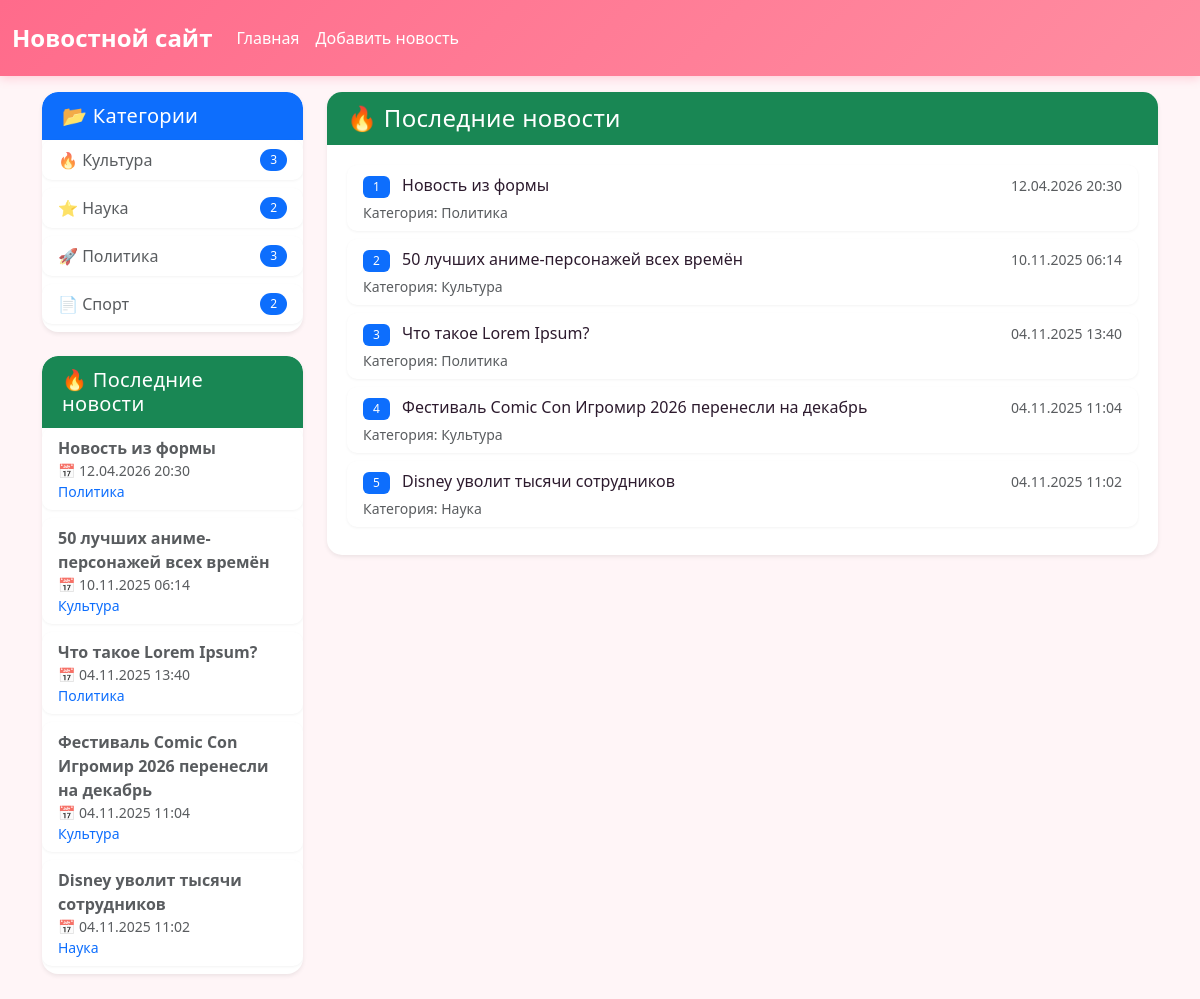
Page /last/ on the earlier database version.
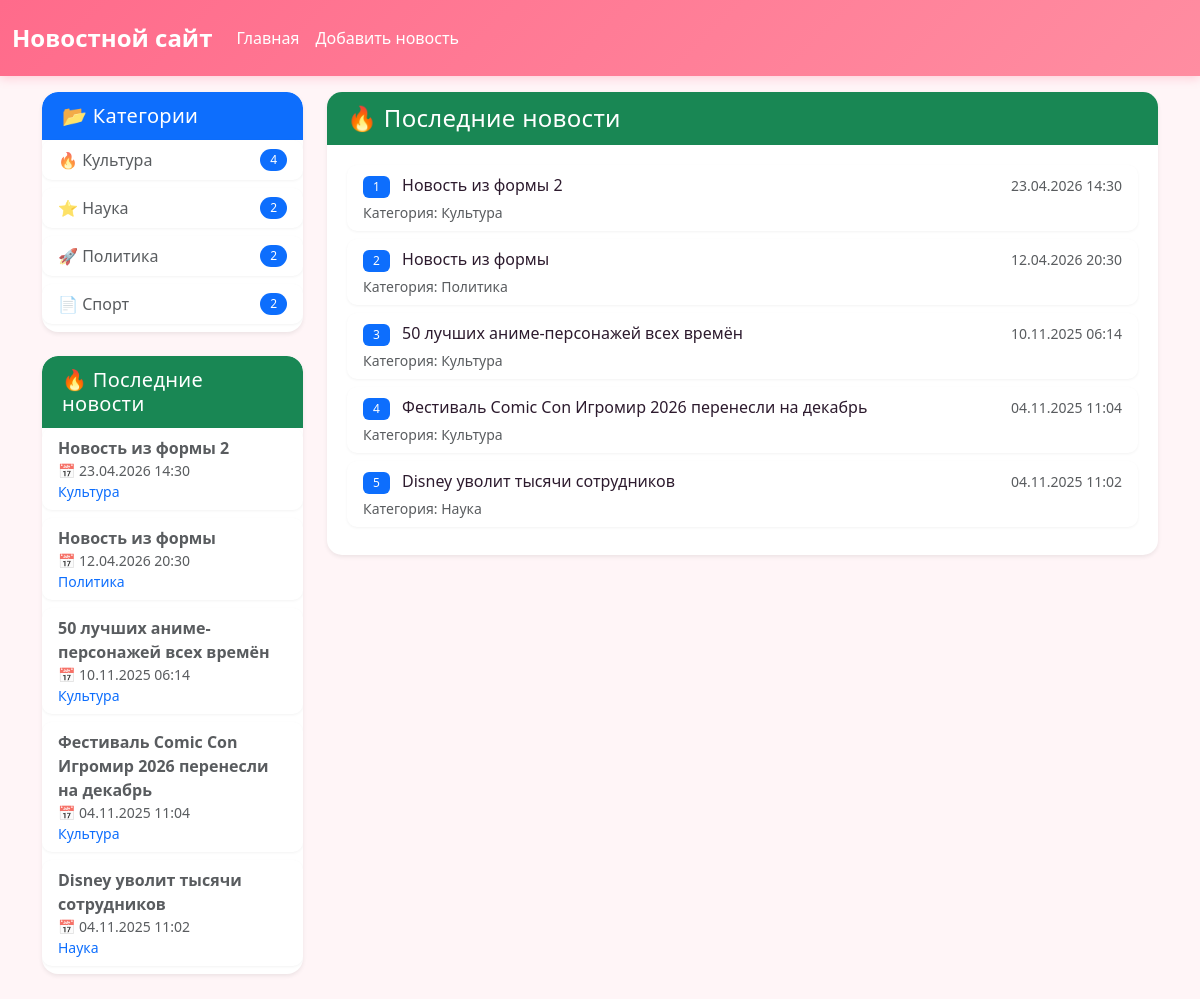
Same page on the later database version.
### news/models.py (models this page shows, shortened)
class Category(models.Model):
    title = models.CharField(max_length=150, db_index=True,
                             verbose_name='Наименование категории', blank=True)
    def get_absolute_url(self):
        return reverse('category', kwargs={'category_id': self.pk})
    class Meta:
        verbose_name = 'Категория'
        verbose_name_plural = 'Категория'
        ordering = ['title', ]

class News(models.Model):
    title = models.CharField(max_length=150, verbose_name='Наименование')
    content = models.TextField(blank=True, verbose_name='Контент')
    created_at = models.DateTimeField(auto_now_add=True, verbose_name='Дата публикации')
    updated_at = models.DateTimeField(auto_now=True, verbose_name='Обновлено')
    photo = models.ImageField(upload_to='photos/%Y/%m/%d', verbose_name='Фото', blank=True)
    is_published = models.BooleanField(default=True, verbose_name='Опубликовано')
    category = models.ForeignKey(Category, on_delete=models.PROTECT, null=True, verbose_name='Категория', )
    views = models.IntegerField(default=0, verbose_name='Количество просмотров')
    def get_absolute_url(self):
        return reverse('view_news', kwargs={'pk': self.pk})
    class Meta:
        verbose_name = 'Новость'
        verbose_name_plural = 'Новости'
        ordering = ['created_at', ]

### news/views.py (the view)
# urls.py: path('last/', views.LastNews.as_view(), name='last_news'),
class LastNews(ListView):
    model = News
    template_name = 'news/last_news.html'
    context_object_name = 'last_news'
    def get_queryset(self):
        return News.objects.filter(
            is_published=True
        ).order_by('-created_at')[:5]
    def get_context_data(self, **kwargs):
        context = super().get_context_data(**kwargs)
        context['title'] = 'Последние новости'
        return context

### news/templatetags/news_tags.py (called while the page is built)
@register.simple_tag(name='get_list_categories')
def get_list_categories():
    return Category.objects.annotate(
        cnt=Count('news', filter=Q(news__is_published=True))
    ).filter(cnt__gt=0)

### news/templates/news/last_news.html (shortened to what this page needs)
{% extends 'base.html' %}
{% block content %}
<div class="card shadow-sm">
    <div class="card-header bg-success text-white">
        <h4 class="mb-0">
            🔥 {{ title }}
        </h4>
    </div>
    <div class="card-body">
        {% if last_news %}
            <div class="list-group list-group-flush">
                {% for item in last_news %}
                    <div class="list-group-item list-group-item-action">
                        <div class="d-flex justify-content-between align-items-center">
                            <div>
                                <span class="badge bg-primary me-2">{{ forloop.counter }}</span>
                                <a href="{{ item.get_absolute_url }}" class="text-decoration-none">
                                    {{ item.title }}
                                </a>
                            </div>
                            <small class="text-muted">
                                {{ item.created_at|date:"d.m.Y H:i" }}
                            </small>
                        </div>
                        <div class="mt-1 small text-muted">
                            Категория: {{ item.category.title }}
                        </div>
                    </div>
                {% endfor %}
            </div>
        {% else %}
            <p class="text-muted text-center">Новостей пока нет</p>
        {% endif %}
    </div>
</div>
{% endblock %}

### templates/inc/_sidebar.html
{% load news_tags %}
<div class="card shadow-sm border-0 rounded-4 mb-4">
    <div class="card-header bg-primary text-white rounded-top-4">
        <h5 class="mb-0">
            📂 Категории
        </h5>
    </div>
    <div class="list-group list-group-flush">
        {% get_list_categories as categories %}
        {% for item in categories %}
            <a href="{{ item.get_absolute_url }}"
               class="list-group-item list-group-item-action d-flex justify-content-between align-items-center">
                <span>
                    {% if forloop.counter == 1 %}🔥
                    {% elif forloop.counter == 2 %}⭐
                    {% elif forloop.counter == 3 %}🚀
                    {% else %}📄
                    {% endif %}
                    {{ item.title }}
                </span>
                <span class="badge bg-primary rounded-pill">{{ item.cnt|default:0 }}</span>
            </a>
        {% empty %}
            <div class="list-group-item text-muted text-center">
                Категории не добавлены
            </div>
        {% endfor %}
    </div>
</div>
{% if last_news %}
<div class="card shadow-sm border-0 rounded-4">
    <div class="card-header bg-success text-white rounded-top-4">
        <h5 class="mb-0">
            🔥 Последние новости
        </h5>
    </div>
    <div class="list-group list-group-flush">
        {% for item in last_news %}
            <a href="{{ item.get_absolute_url }}"
               class="list-group-item list-group-item-action">
                <div class="d-flex flex-column">
                    <span class="fw-bold">{{ item.title|truncatewords:8 }}</span>
                    <small class="text-muted">
                        📅 {{ item.created_at|date:"d.m.Y H:i" }}
                    </small>
                    <small class="text-primary">
                        {{ item.category.title }}
                    </small>
                </div>
            </a>
        {% endfor %}
    </div>
</div>
{% endif %}

Differences in the rows shown:
no longer on this page (row edited): News: title "Что такое Lorem Ipsum?", created_at "04.11.2025 13:40", category "Политика"
computed for Category "Культура": cnt "3" → "4"
computed for Category "Политика": cnt "3" → "2"
added News: title "Новость из формы 2", created_at "23.04.2026 14:30", category "Культура"
